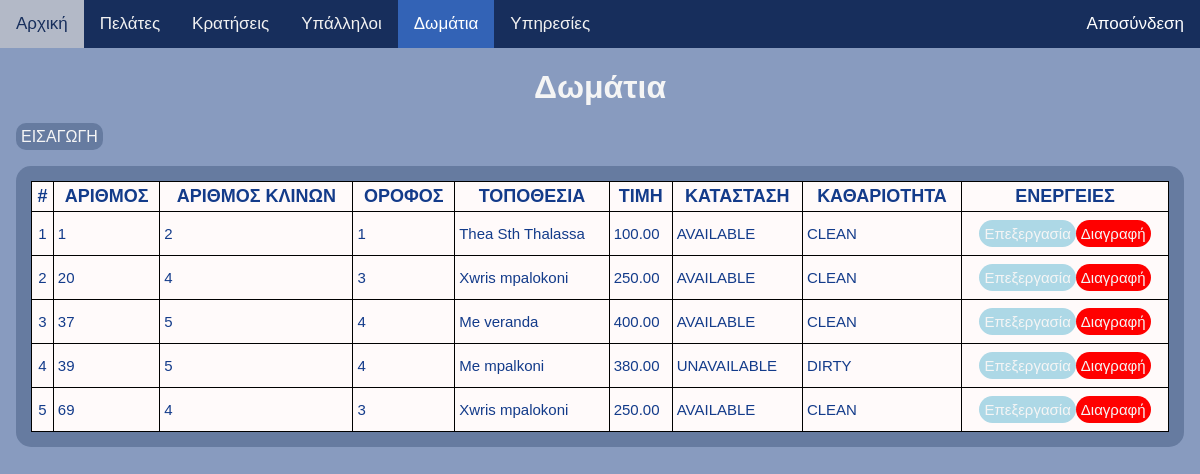
Page /back_page/panel/dwmatia.php (signed in) on the committed database.
### tables this page shows
CREATE TABLE `dwmatio` (
  `arithmos` int(3) NOT NULL,
  `arithmos_klinwn` tinyint(4) NOT NULL,
  `orofos` tinyint(4) NOT NULL,
  `topothesia` varchar(45) NOT NULL,
  `timi` double(6,2) NOT NULL,
  `katastash` enum('AVAILABLE','UNAVAILABLE','DIRTY') DEFAULT 'AVAILABLE',
  `kathariothta` enum('CLEAN','DIRTY') DEFAULT 'CLEAN'
);

### back_page/accesses.php (called while the page is built, shortened)
<?php
    include 'db_connection.php';
    function getRights(){
        global $conne;
        $right = $_SESSION['dikaiwma'] ;
        $query_login = "SELECT prosvasi FROM dikaiwmata WHERE kwdikos = '$right' ";
        $result = mysqli_query($conne , $query_login) ;
        $row= mysqli_fetch_row($result);
        $acces = explode(',', $row[0]);
        return $acces;
    }
    function shouldDisplayLink($userRole) {
        $rights = getRights();
        $userRoles = is_array($userRole) ? $userRole : [$userRole];
        foreach ($userRoles as $role) {
            if (in_array($role, $rights)) {
                return true;
            }
        }
        return false;
    }
    function isActive($page) {
        $current_page = basename($_SERVER['PHP_SELF'], '.php');
        if ($page == $current_page) {
            return 'class="active" style="background-color: #3363b6; color: white;"';
        } else {
            return '';
        }
    }
?>

### back_page/panel/dwmatia.php (the view, shortened to what this page needs)
<?php
    include '../accesses.php';
    include('../db_connection.php');
?>
<!DOCTYPE html>
<html lang="en">
<head>
    <link rel="stylesheet" href="../css/navbar.css">
    <link rel="stylesheet" href="../css/uphresies-dwmatia.css">
</head>
<body style="background-color: #889bbf;">
<div class="topnav">
    <a href="home.php" <?php echo isActive('home')  ?>>Αρχική</a>
    <a href="pelates.php" <?php if (!shouldDisplayLink('pelates')) echo ' style="display: none;"' ; echo isActive('pelates')  ?>> Πελάτες </a>
    <a href="krathseis.php" <?php if (!shouldDisplayLink('krathseis')) echo ' style="display: none;"' ; echo isActive('krathseis') ?>> Κρατήσεις </a>
    <a href="upaliloi.php" <?php if (!shouldDisplayLink('upaliloi')) echo ' style="display: none;"' ; echo isActive('upaliloi')?>> Υπάλληλοι </a>
    <a href="dwmatia.php" <?php if (!shouldDisplayLink('dwmatia')) echo ' style="display: none;"' ; echo isActive('dwmatia')?>> Δωμάτια </a>
    <a href="uphresies.php" <?php if (!shouldDisplayLink('uphresies')) echo ' style="display: none;"' ; echo isActive('uphresies')?>>Υπηρεσίες </a>
    <a href="../logout.php" class="split">Αποσύνδεση</a>
</div>
<div style="padding-left:16px; padding-right:16px">
<div>
            <div class="title-insert-btn">
                <h1>Δωμάτια</h1>
                <a class="insert-button" href="create-delete-update/insert_dwmatio.php">ΕΙΣΑΓΩΓΗ</a>
            </div>
            <div class="border-outline">
                <table>
                    <thead>
                        <tr>
                            <th>#</th>
                            <th>ΑΡΙΘΜΟΣ</th>
                            <th>ΑΡΙΘΜΟΣ ΚΛΙΝΩΝ</th>
                            <th>ΟΡΟΦΟΣ</th>
                            <th>ΤΟΠΟΘΕΣΙΑ</th>
                            <th>ΤΙΜΗ</th>
                            <th>ΚΑΤΑΣΤΑΣΗ</th>
                            <th>ΚΑΘΑΡΙΟΤΗΤΑ</th>
                            <th>ΕΝΕΡΓΕΙΕΣ</th>
                        </tr>
                    </thead>
                    <tbody>
                        <?php
                        $query = "SELECT * FROM dwmatio";
                        $queryResult = mysqli_query($conne, $query);
                        $num = 0;
                        while ($row = mysqli_fetch_assoc($queryResult)) {
                            $num = $num + 1;
                            echo "<tr>";
                            echo "<td>{$num}</td>";
                            echo "<td>{$row['arithmos']}</td>";
                            echo "<td>{$row['arithmos_klinwn']}</td>";
                            echo "<td>{$row['orofos']}</td>";
                            echo "<td>{$row['topothesia']}</td>";
                            echo "<td>{$row['timi']}</td>";
                            echo "<td>{$row['katastash']}</td>";
                            echo "<td>{$row['kathariothta']}</td>";
                            echo "<td>";
                            echo " <div class='update-delete-btns'>";
                            echo "<a href='create-delete-update/update_dwmatio.php?updateid={$row['arithmos']}'>Επεξεργασία</a>";
                            echo "<a href='create-delete-update/delete_dwmatio.php?deleteid={$row['arithmos']}'>Διαγραφή</a>";
                            echo "</div>";
                            echo "</td>";
                            echo "</tr>";
                        }
                        ?>
                </table>
            </div>
        </div>
</body>
</html>

### back_page/css/navbar.css (style rules this page uses)
body { margin: 0; font-family: Arial, Helvetica, sans-serif; background-color: #889bbf; }
.topnav { overflow: hidden; background-color: #172e5c; }
.topnav a { float: left; color: #f2f2f2; text-align: center; padding: 14px 16px; text-decoration: none; font-size: 17px; }
.topnav a.split { float: right; background-color: #172e5c; color: white; }
a.active { background-color: #3363b6; color: white; }

### back_page/css/uphresies-dwmatia.css (style rules this page uses)
.insert-button { text-align: left; padding: 5px; background-color: #667ba0; border-radius: 10px; }
.title-insert-btn { margin-bottom: 20px; }
.border-outline { border-radius: 15px; background-color: #667ba0 ; padding: 15px; }
table { border: 1px solid black; width: 100%; background-color: snow; border-collapse: collapse; color:#133b8a; }
th,td { padding: 4px; border: 1px black solid; }
td:first-of-type { text-align: center; }
th { text-align: center; font-weight: bold; font-size: 18px; }
td { font-size: 15px; padding: 8px 4px; }
.update-delete-btns { display: flex; justify-content: center; align-items: center; }
a { text-decoration: none; color: whitesmoke; }
.update-delete-btns a:first-child { background-color: lightblue; padding: 5px; border-radius: 15px; }
.update-delete-btns a:last-child { background-color: red; padding: 5px; border-radius: 15px; text-decoration: none; }
h1 { text-align: center; color: whitesmoke; }

### rows in the picture
dwmatio: arithmos "1", arithmos_klinwn "2", orofos "1", topothesia "Thea Sth Thalassa", timi "100.00", katastash "AVAILABLE", kathariothta "CLEAN"
dwmatio: arithmos "20", arithmos_klinwn "4", orofos "3", topothesia "Xwris mpalokoni", timi "250.00", katastash "AVAILABLE", kathariothta "CLEAN"
dwmatio: arithmos "37", arithmos_klinwn "5", orofos "4", topothesia "Me veranda", timi "400.00", katastash "AVAILABLE", kathariothta "CLEAN"
dwmatio: arithmos "39", arithmos_klinwn "5", orofos "4", topothesia "Me mpalkoni", timi "380.00", katastash "UNAVAILABLE", kathariothta "DIRTY"
dwmatio: arithmos "69", arithmos_klinwn "4", orofos "3", topothesia "Xwris mpalokoni", timi "250.00", katastash "AVAILABLE", kathariothta "CLEAN"
